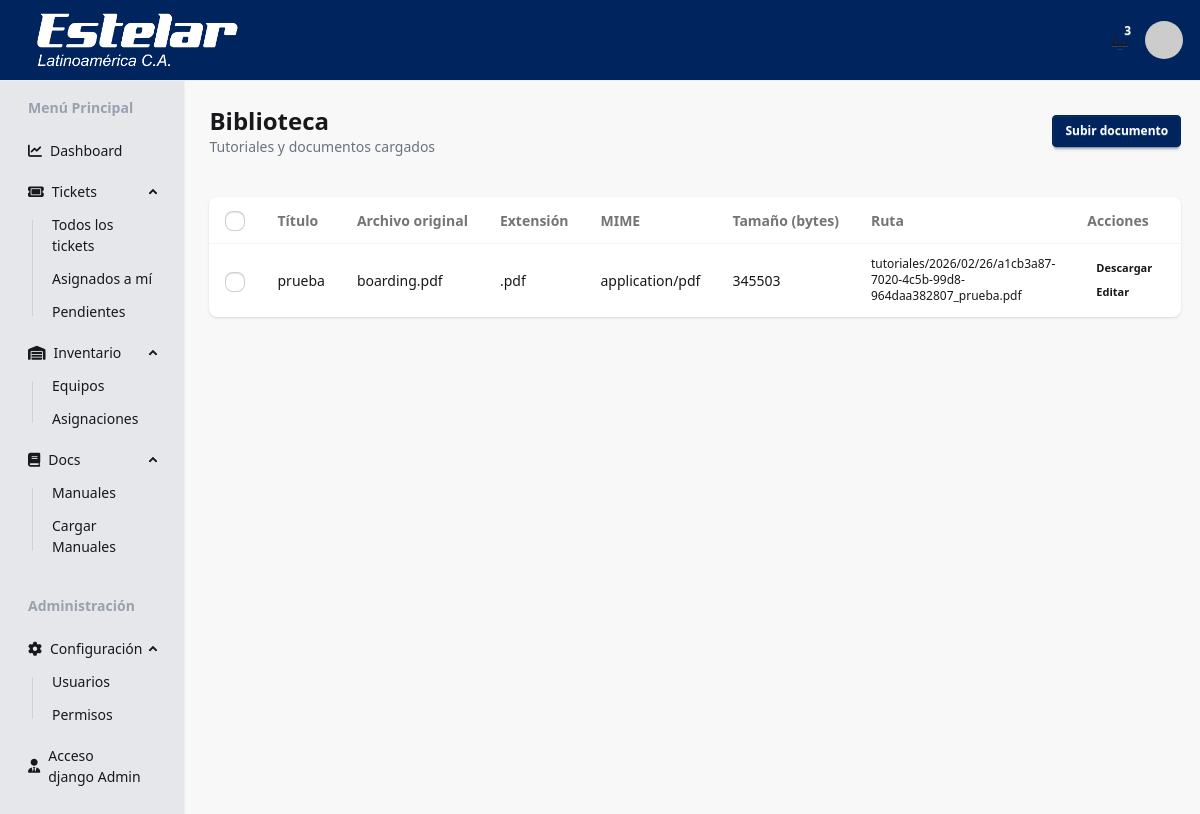
The app's page /library/view/ (signed in), older data.
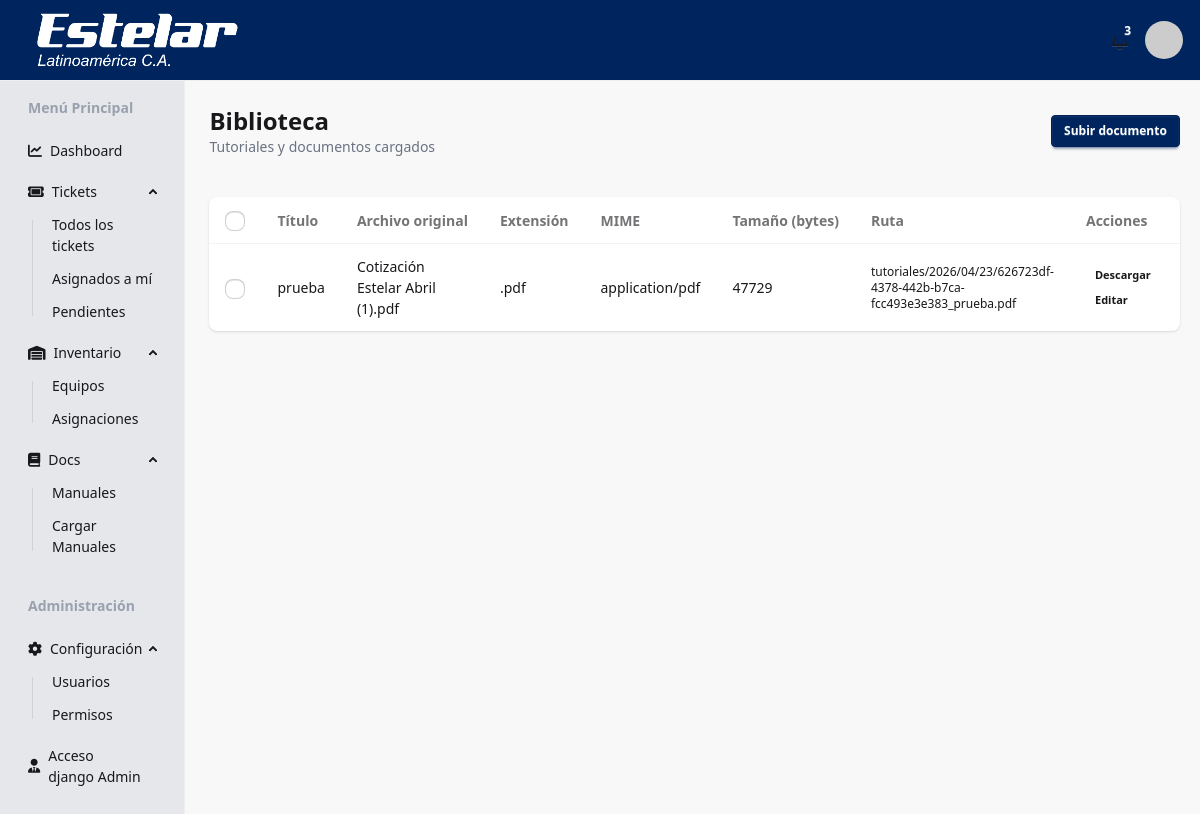
The same page, newer data.
### library/models.py (models this page shows, shortened)
class Tutorial(models.Model):
    titulo = models.CharField(max_length=180)
    descripcion = models.TextField(blank=True)
    archivo = models.FileField(upload_to=tutorial_upload_path)
    archivo_path = models.CharField(max_length=255, editable=False, default='')
    nombre_original = models.CharField(max_length=255, editable=False, default='')
    extension = models.CharField(max_length=20, editable=False, default='')
    mime_type = models.CharField(max_length=100, editable=False, default='application/octet-stream')
    tamano_bytes = models.BigIntegerField(editable=False, default=0)
    creado_en = models.DateTimeField(auto_now_add=True)
    actualizado_en = models.DateTimeField(auto_now=True)
    class Meta:
        ordering = ['-creado_en']

### library/views.py (the view)
# urls.py: path('view/', views.library_view, name='library_view'),
@login_required
def library_view(request):
    tutoriales = Tutorial.objects.all().order_by('-creado_en')
    return render(request, 'library_view.html', {'tutoriales': tutoriales})

### library/templates/library_view.html (shortened to what this page needs)
{% extends 'base.html' %}
{% block content %}
<div class="space-y-6">
    <div class="flex flex-col gap-4 sm:flex-row sm:items-center sm:justify-between">
        <div>
            <h1 class="text-2xl font-bold">Biblioteca</h1>
            <p class="text-sm text-gray-500">Tutoriales y documentos cargados</p>
        </div>
        {% if perms.library.add_tutorial %}
        <a href="{% url 'library_create' %}" class="btn btn-primary btn-sm">Subir documento</a>
        {% endif %}
    </div>
    <form method="post" action="{% url 'library_delete' %}" class="space-y-4">
        <div class="overflow-x-auto bg-base-100 rounded-lg shadow">
            <table class="table w-full">
                <thead>
                    <tr>
                        {% if perms.library.delete_tutorial %}
                        <th><input type="checkbox" id="select-all" class="checkbox checkbox-sm" /></th>
                        {% endif %}
                        <th>Título</th>
                        <th>Archivo original</th>
                        <th>Extensión</th>
                        <th>MIME</th>
                        <th>Tamaño (bytes)</th>
                        <th>Ruta</th>
                        <th>Acciones</th>
                    </tr>
                </thead>
                <tbody>
                    {% for tutorial in tutoriales %}
                        <tr>
                            {% if perms.library.delete_tutorial %}
                            <td><input type="checkbox" name="tutoriales_seleccionados" value="{{ tutorial.id }}" class="checkbox checkbox-sm row-checkbox" /></td>
                            {% endif %}
                            <td>{{ tutorial.titulo }}</td>
                            <td>{{ tutorial.nombre_original }}</td>
                            <td>{{ tutorial.extension }}</td>
                            <td>{{ tutorial.mime_type }}</td>
                            <td>{{ tutorial.tamano_bytes }}</td>
                            <td class="text-xs">{{ tutorial.archivo_path }}</td>
                            <td class="space-x-1">
                                <a href="{% url 'library_download' tutorial.id %}" class="btn btn-ghost btn-xs">Descargar</a>
                                {% if perms.library.change_tutorial %}
                                <a href="{% url 'library_edit' tutorial.id %}" class="btn btn-ghost btn-xs">Editar</a>
                                {% endif %}
                            </td>
                        </tr>
                    {% empty %}
                        <tr>
                            <td colspan="{% if perms.library.delete_tutorial %}8{% else %}7{% endif %}" class="text-center text-gray-500 py-6">No hay documentos registrados.</td>
                        </tr>
                    {% endfor %}
                </tbody>
            </table>
        </div>
    </form>
</div>
{% endblock %}

Row changes from the older to the newer data that the page shows:
changed Tutorial "prueba": nombre_original "boarding.pdf" → "Cotización Estelar Abril (1).pdf"; tamano_bytes "345503" → "47729"; archivo_path "tutoriales/2026/02/26/a1cb3a87-7020-4c5b-99d8-964daa382807_prueba.pdf" → "tutoriales/2026/04/23/626723df-4378-442b-b7ca-fcc493e3e383_prueba.pdf"
